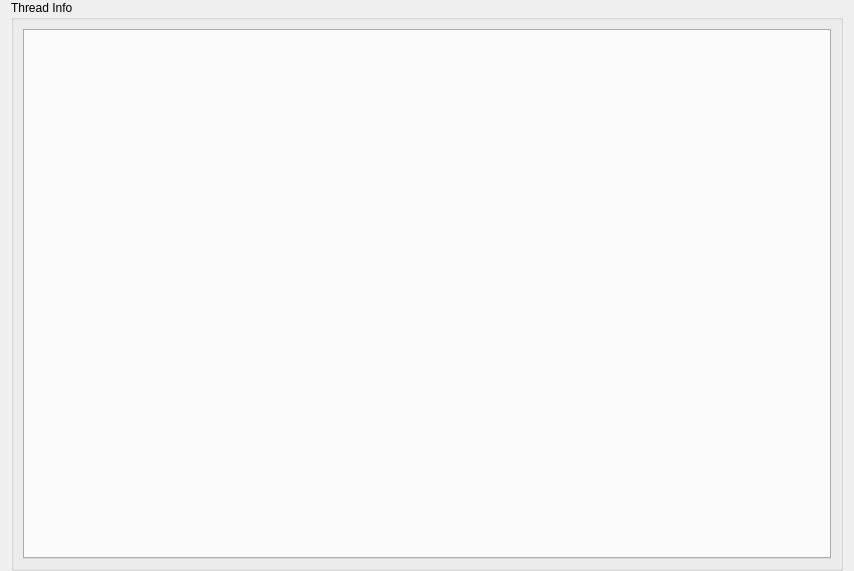
<?xml version="1.0" encoding="UTF-8"?>
<ui version="4.0">
 <class>SeerThreadManagerWidgetForm</class>
 <widget class="QWidget" name="SeerThreadManagerWidgetForm">
  <property name="geometry">
   <rect>
    <x>0</x>
    <y>0</y>
    <width>854</width>
    <height>571</height>
   </rect>
  </property>
  <property name="windowTitle">
   <string>Form</string>
  </property>
  <layout class="QGridLayout" name="gridLayout_2">
   <property name="topMargin">
    <number>0</number>
   </property>
   <property name="bottomMargin">
    <number>0</number>
   </property>
   <item row="0" column="0">
    <widget class="QGroupBox" name="groupBox">
     <property name="title">
      <string>Thread Info</string>
     </property>
     <layout class="QGridLayout" name="gridLayout">
      <item row="0" column="0">
       <widget class="QDetachTabWidget" name="tabWidget">
        <property name="currentIndex">
         <number>-1</number>
        </property>
       </widget>
      </item>
     </layout>
    </widget>
   </item>
  </layout>
 </widget>
 <customwidgets>
  <customwidget>
   <class>QDetachTabWidget</class>
   <extends>QTabWidget</extends>
   <header location="global">QDetachTabWidget.h</header>
   <container>1</container>
  </customwidget>
 </customwidgets>
 <resources/>
 <connections/>
</ui>
